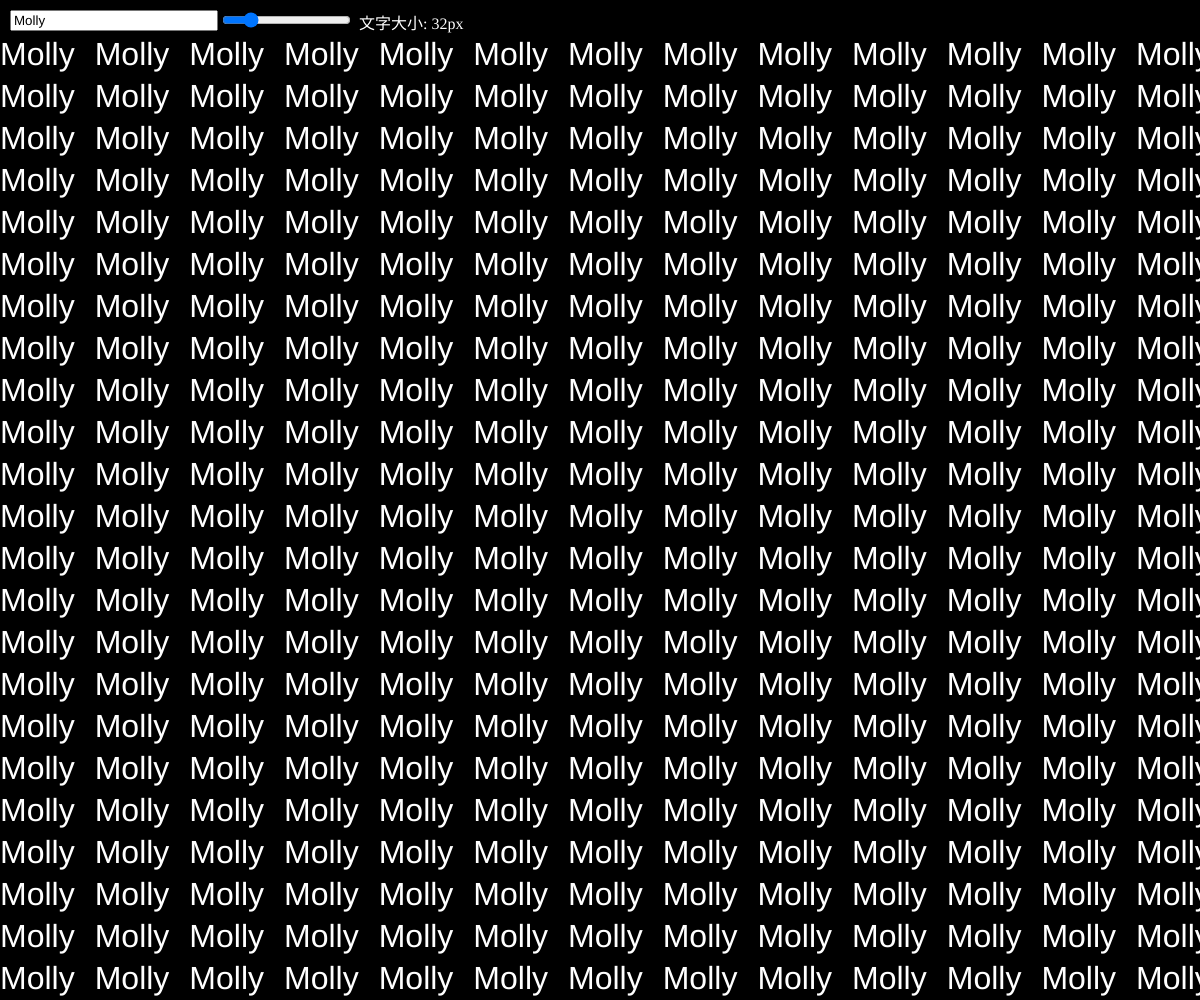
Frame 1 (no input)
Frame 60 (no input): identical to frame 1, image omitted
Frame 120 (the mouse pressed at the canvas centre since frame 60): identical to frame 1, image omitted

The p5.js sketch that drew this single still picture (run headless with seeded random() and noise() and a simulated clock; from frame 60 on, the mouse is pressed at the canvas centre):

// p5.js sketch
// ── sketch.js
let input;
let slider;
let sliderLabel;
let button;
let isBouncing = false;

function setup() {
  createCanvas(windowWidth, windowHeight);
  input = createInput();
  input.position(10, 10);
  input.size(200);
  input.value('Molly');
  
  slider = createSlider(28, 50, 32);
  slider.position(input.x + input.width + 10, 10);
  
  sliderLabel = createDiv('文字大小: ' + slider.value() + 'px');
  sliderLabel.position(slider.x + slider.width + 10, 10);
  sliderLabel.style('color', 'white');
  
  button = createButton('跳動');
  button.position(sliderLabel.x + sliderLabel.width + 10, 10);
  button.mousePressed(toggleBounce);
}

function draw() {
  background(0); // 設置背景顏色為黑色
  fill(0); // 設置文字顏色為黑色
  rect(0, 0, width, 40); // 清空滑桿那一行的背景
  fill(255); // 設置文字顏色為白色
  let textValue = input.value();
  let textSizeValue = slider.value();
  textAlign(LEFT, TOP);
  textSize(textSizeValue);
  
  sliderLabel.html('文字大小: ' + textSizeValue + 'px');
  
  let y = 40; // 從40開始，避免覆蓋滑桿那一行
  while (y < height) {
    let x = 0;
    while (x < width) {
      let offset = isBouncing ? sin(frameCount * 0.1 + x * 0.05) * 10 : 0;
      text(textValue, x, y + offset);
      x += textWidth(textValue) + 20; // 每行之間的間距
    }
    y += textSizeValue + 10; // 每行之間的間距
  }
}

function toggleBounce() {
  isBouncing = !isBouncing;
}

function windowResized() {
  resizeCanvas(windowWidth, windowHeight);
}
